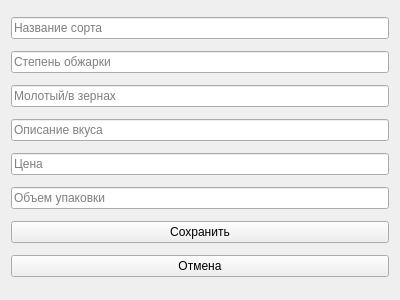
<?xml version="1.0" encoding="UTF-8"?>
<ui version="4.0">
 <class>AddEditCoffeeForm</class>
 <widget class="QWidget" name="AddEditCoffeeForm">
  <property name="geometry">
   <rect>
    <x>0</x>
    <y>0</y>
    <width>400</width>
    <height>300</height>
   </rect>
  </property>
  <property name="windowTitle">
   <string>Add/Edit Coffee</string>
  </property>
  <layout class="QVBoxLayout" name="verticalLayout">
   <item>
    <widget class="QLineEdit" name="nameEdit">
     <property name="placeholderText">
      <string>Название сорта</string>
     </property>
    </widget>
   </item>
   <item>
    <widget class="QLineEdit" name="roastEdit">
     <property name="placeholderText">
      <string>Степень обжарки</string>
     </property>
    </widget>
   </item>
   <item>
    <widget class="QLineEdit" name="typeEdit">
     <property name="placeholderText">
      <string>Молотый/в зернах</string>
     </property>
    </widget>
   </item>
   <item>
    <widget class="QLineEdit" name="tasteEdit">
     <property name="placeholderText">
      <string>Описание вкуса</string>
     </property>
    </widget>
   </item>
   <item>
    <widget class="QLineEdit" name="priceEdit">
     <property name="placeholderText">
      <string>Цена</string>
     </property>
    </widget>
   </item>
   <item>
    <widget class="QLineEdit" name="volumeEdit">
     <property name="placeholderText">
      <string>Объем упаковки</string>
     </property>
    </widget>
   </item>
   <item>
    <widget class="QPushButton" name="saveButton">
     <property name="text">
      <string>Сохранить</string>
     </property>
    </widget>
   </item>
   <item>
    <widget class="QPushButton" name="cancelButton">
     <property name="text">
      <string>Отмена</string>
     </property>
    </widget>
   </item>
  </layout>
 </widget>
 <resources/>
 <connections/>
</ui>
